Frame 1 (no input): blank canvas, image omitted
Frame 60 (no input): blank canvas, image omitted
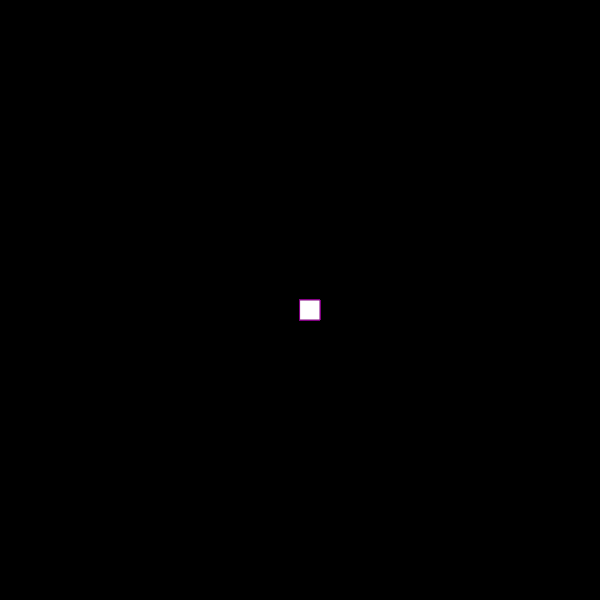
Frame 120 (the mouse pressed at the canvas centre since frame 60)

The p5.js sketch whose frames 1 and 60 were blank and that drew this single picture after the mouse press (run headless with seeded random() and noise() and a simulated clock; from frame 60 on, the mouse is pressed at the canvas centre):

// p5.js sketch
// ── sketch.js
function setup() {
  
createCanvas(600, 600);

background("black");

}

function draw() {
  
stroke("purple");
  
fill("white");
  
if(mouseIsPressed) {
    
rect(mouseX, mouseY, 20, 20);
    
}
}
   
